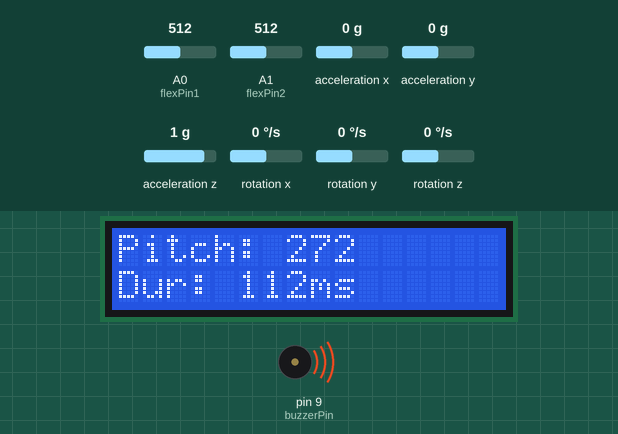
The sketch below on a simulated Arduino Uno, built with avr-gcc and run on an emulated ATmega328P. Shown: 16×2 character LCD, buzzer (waves = sounding). Inputs (shaded band) come from the test bench; at power-on: A1 (flexPin2) = 512, A0 (flexPin1) = 512, acceleration x 0 g, acceleration y 0 g, acceleration z 1 g, rotation x 0 °/s, rotation y 0 °/s, rotation z 0 °/s.

Above: at 3.1 s.
3.3 s: A1 (flexPin2) set to 716
At 3.89 s:
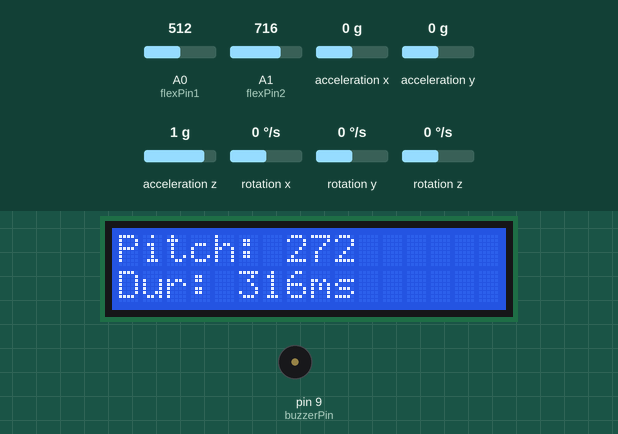
6.3 s: A0 (flexPin1) set to 716
At 6.74 s:
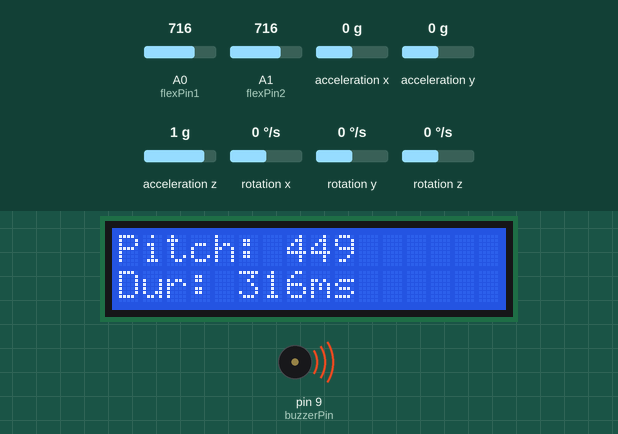
8.0 s: A1 (flexPin2) set to 992
At 8.8 s:
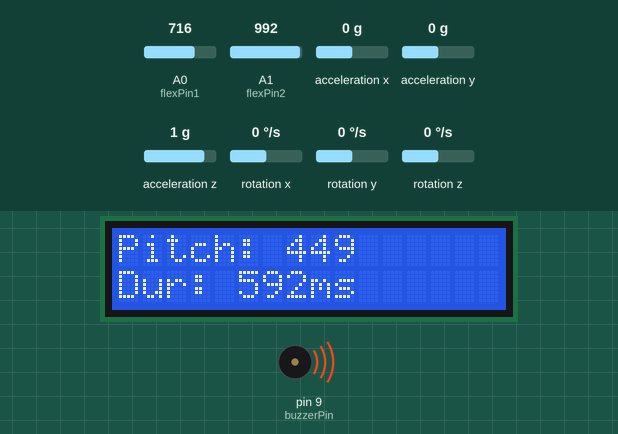
10.4 s: A1 (flexPin2) set to 306
At 11.6 s:
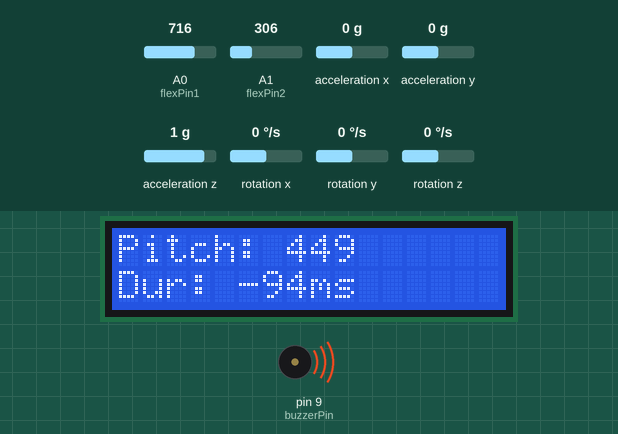
11.9 s: A0 (flexPin1) set to 992
At 13.1 s:
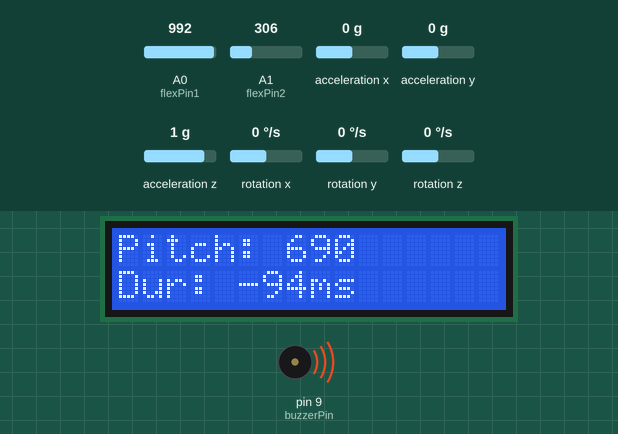
13.4 s: A0 (flexPin1) set to 306
At 14.2 s:
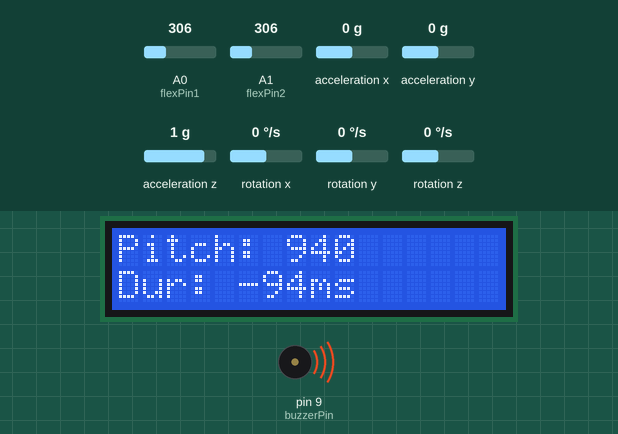
Timing chart, 0 to 15.9 s (numbered marks = the images above; inputs shaded):
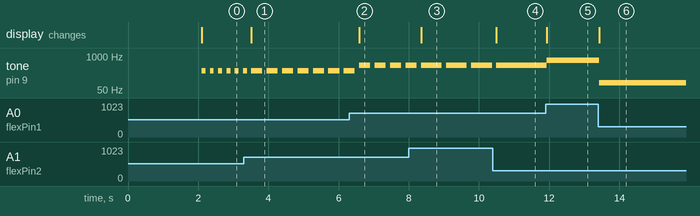

The sketch:

Arduino.ino
```cpp
#include <Wire.h>
#include <LiquidCrystal_I2C.h>
#include <MPU6050.h>
#include <Tone.h>

// LCD config
LiquidCrystal_I2C lcd(0x27, 16, 2); // Adjust I2C address if needed
MPU6050 mpu;

// Flex sensors
const int flexPin1 = A0;
const int flexPin2 = A1;

// Buzzer setup
const int buzzerPin = 9;
Tone tonePlayer;

void setup() {
  Wire.begin();
  Serial.begin(9600);

  // LCD setup
  lcd.begin();
  lcd.backlight();
  lcd.print("AirNote Ready");

  // MPU6050 setup
  mpu.initialize();
  if (!mpu.testConnection()) {
    lcd.clear();
    lcd.print("MPU FAIL!");
    while (1); // Halt if sensor fails
  }

  tonePlayer.begin(buzzerPin);
  delay(2000);
  lcd.clear();
}

void loop() {
  int flex1 = analogRead(flexPin1);
  int flex2 = analogRead(flexPin2);

  int16_t ax, ay, az;
  mpu.getAcceleration(&ax, &ay, &az);

  // Map flex sensor values to tone pitch and duration
  int pitch = map(flex1, 500, 800, 262, 523); // C4 to C5
  int duration = map(flex2, 500, 800, 100, 400); // Short to long note

  // Display note info on LCD
  lcd.setCursor(0, 0);
  lcd.print("Pitch: "); lcd.print(pitch);
  lcd.setCursor(0, 1);
  lcd.print("Dur: "); lcd.print(duration); lcd.print("ms ");

  // Play sound
  tonePlayer.play(pitch, duration);
  delay(duration + 100); // Wait for sound to complete
}
```

Measured:
- after the input at 3.3 s, tone on pin 9 (buzzerPin): alternates 272 Hz for 0.32 s and silent for 0.12 s, starting after 0.53 s; the display: changes after 0.22 s (image 1)
- after the input at 6.3 s, the display: changes after 0.29 s (image 2)
- after the input at 8.0 s, tone on pin 9 (buzzerPin): alternates 449 Hz for 0.59 s and silent for 0.12 s, starting after 0.94 s; the display: changes after 0.35 s (image 3)
- after the input at 10.4 s, tone on pin 9 (buzzerPin): goes on until 10.5 s, then stays 449 Hz; the display: changes after 0.10 s (image 4)
- after the input at 11.9 s, tone on pin 9 (buzzerPin): 449 Hz → 690 Hz at once; the display: changes at once (image 5)
- after the input at 13.4 s, tone on pin 9 (buzzerPin): 690 Hz → 94 Hz at once; the display: changes at once (image 6)
- by itself, tone on pin 9 (buzzerPin): alternates 272 Hz for 0.11 s and silent for 0.12 s
